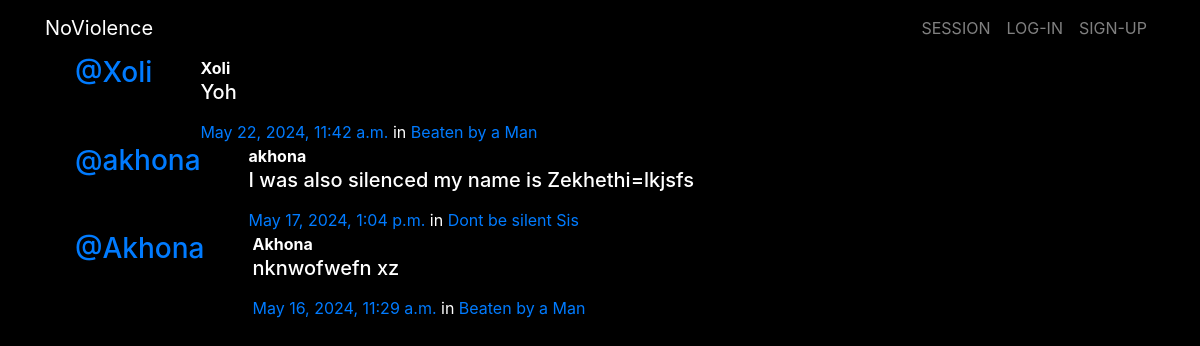
/posts/, run on the app's committed database.
### posts/models.py (models this page shows, shortened)
class Post(models.Model):
    user = models.ForeignKey(User, related_name="posts",on_delete=models.CASCADE)
    created_at = models.DateTimeField(auto_now=True)
    message = models.TextField()
    message_html = models.TextField(editable=False)
    group = models.ForeignKey(Group, related_name="posts",null=True, blank=True,on_delete=models.CASCADE)
    class Meta:
        ordering = ["-created_at"]
        unique_together = ["user", "message"]

### groups/models.py (models this page shows, shortened)
class Group(models.Model):
    name = models.CharField(max_length=255, unique=True)
    slug = models.SlugField(allow_unicode=True, unique=True)
    description = models.TextField(blank=True, default='')
    description_html = models.TextField(editable=False, default='', blank=True)
    members = models.ManyToManyField(User,through="GroupMember")
    class Meta:
        ordering = ["name"]

### posts/views.py (the view)
# urls.py: path('', views.PostList.as_view(), name="all"),
class PostList(SelectRelatedMixin, generic.ListView):
    model = models.Post
    select_related = ("user", "group")

### posts/templates/posts/post_list.html (shortened to what this page needs)
{% extends "posts/post_base.html" %}
{% load humanize %}
{% block post_content %}
<div class="col-md-8">
	{% for post in post_list %}
  {% include "posts/_post.html" %}
	{% endfor %}
</div>
{% endblock %}

### posts/templates/posts/_post.html (shortened to what this page needs)
<div class="media">
	<h3 class="mr-5"><a href="{% url 'posts:for_user' username=post.user.username %}">@{{ post.user.username }}</a></h3>
	<div class="media-body">
		<strong>{{ post.user.username }}</strong>
		<h5>{{ post.message_html|safe }}</h5>
			<time class="time"><a href="{% url 'posts:single' username=post.user.username pk=post.pk %}">{{ post.created_at }}</a></time>
			{% if post.group %}
			<span class="group-name">in <a href="#">{{ post.group.name }}</a></span>
			{% endif %}
	</div>
</div>

### static/simplesocial/css/master.css (style rules this page uses)
body { margin: 0; overflow: hidden; background-color: black; color:white; }

### data on the page
Post: user.username "Xoli", message_html "Yoh", created_at "May 22, 2024, 11:42 a.m.", group.name "Beaten by a Man"
Post: user.username "akhona", message_html "I was also silenced my name is Zekhethi=lkjsfs", created_at "May 17, 2024, 1:04 p.m.", group.name "Dont be silent Sis"
Post: user.username "Akhona", message_html "nknwofwefn xz", created_at "May 16, 2024, 11:29 a.m.", group.name "Beaten by a Man"
